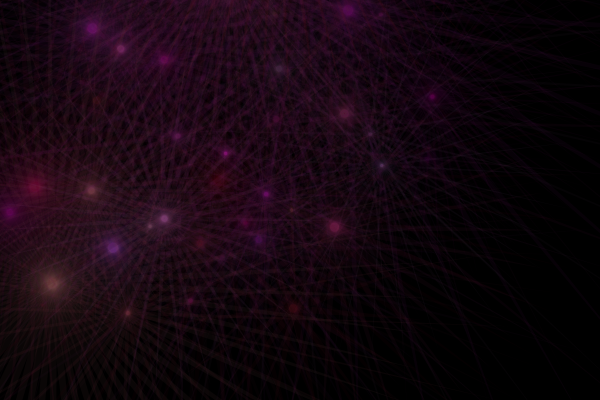
Frame 1 (no input)
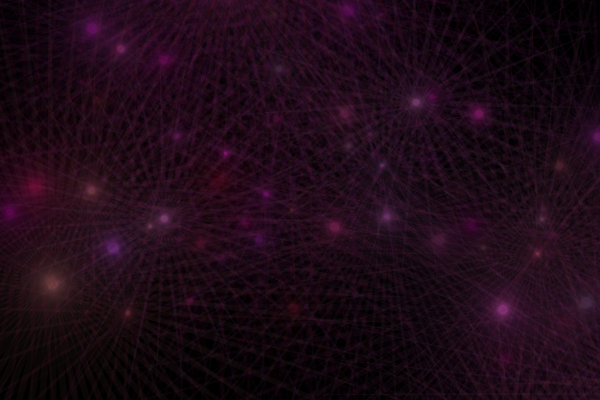
Frame 2 (the mouse pressed at the canvas centre, redrawn once)

The Processing sketch that drew these frames (run headless with seeded random() and noise(); the mouse was pressed at the canvas centre and the sketch redrawn once):

// Processing sketch: processing_44387
// ── processing_44387.pde

//  R.A. Robertson 2009.02 - 2011.10 "Stars" ~ www.rariora.org ~
//Built from scratch, but inspired by NodeBox "StarFun"

float b; //Base value
float h; //Height value
float xb; //X location first base vertex
float xb2; //X location 2nd base vertex
float xh; //X location height vertex, (average xb1, xb2)
float yb; //Y location for both base vertices
float yh; //Y location for height vertex
float r; // Rotation
float deg; // Degrees to radians
float numStars = random(100); // Set range for number of stars
float points; // Set point range on stars

void setup() {
  size (600, 400);
  smooth();
  colorMode(HSB);
  background(0);
  noStroke();
//  stroke(0,50);
}

void draw() {

  translate(width/2, height/2); //Move origin to center of window

  //Outer loop resets conditions for each star creation
  for (int n =0; n < numStars; n++) { 
    points = int(random(2, 75));
    deg = 360;
    r = radians(deg/points); //Rotation in radians, converted from degrees
    //fill(random(255),random(255),random(255),random(50,100)); //RGB all random
    fill(random(204, 255), random(100, 255), random(51, 153), random(10, 25)); //HSB modified from NodeBox

    translate(random(-100, 100), random(-100, 100)); //Random scatter. Turn off for starburst
    rotate(random(-3, 3));

    // Build an isosceles triangle
    b = random(1, 5);
    h = random(500);
    xb = 0 - b; // Locate near origin to facilitate rotation
    xb2 = xb + (b * 2);
    xh = (xb + xb2)/2; //average distance between base points
    yb = 0;
    yh = yb - h;

    //Inside loop makes a star from iso triangles
    for (int i = 0; i < points; i++) { 
//      translate(0,10); // Just for kicks. Have fun with these values
      rotate(r);
      triangle(xb, yb, xh, yh, xb2, yb);
    }
  }
  noLoop();
}
void mousePressed() {
  setup();
  loop();
}
